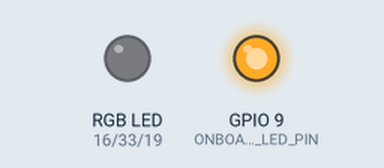
This sketch was run on a simulated ESP32. Parts: an RGB LED mixed from three pins (HIGH = lit), output pins drawn as LEDs (lit = HIGH). WiFi joins after 1.5 s; servers stay silent unless stated; uploads are accepted with an empty reply; what the sketch prints to the serial monitor is not drawn.

Above: at 0.1 s.
At 2.1 s:
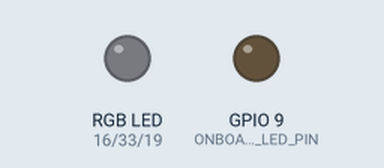
Timing chart, 0 to 3.6 s (numbered marks = the images above):
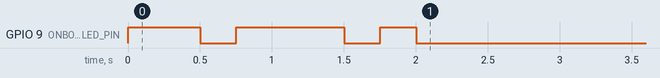

The sketch:

RGB_Color_Picker.ino
```cpp
/*
* RGBLED CONTROL-------------------
* Use RGBLED:
*  -> Control remotely
*     - Select RGB colors using sliders from the platform
* ANGAZA ELIMU - SH.PROJECT V2.0 / 023
* ----------------------------------------
*/
//----------------------------------------Support libraries and sensor parameters.
#include <WiFi.h>
#define R_channel 0
#define G_channel 1
#define B_channel 2
#include "secrets.h"
#include <HTTPClient.h>
#include <Arduino_JSON.h>
//#include <ESP32Servo.h>
#include <WiFiClientSecure.h>
#include "pin_configurations.h"
#define pwm_Frequency 5000 // pwm frequency
#define pwm_resolution 8 // 8 bit resolution
//----------------------------------------


//----------------------------------------Control variables.
const char* server_url="https://smart-home-iot.angazaelimu.com/api/rgbled_state_control";
WiFiClientSecure *client = new WiFiClientSecure;
int httpResponseCode= 0;
String httpRequestData;
String rgbled_data;
String json_data;
HTTPClient https;
String payload;
int greenValue;
int blueValue;
int redValue;
//----------------------------------------

void setup() {
  // put your setup code here, to run once:
  Serial.begin(115200);

  // led pins init and config
  ledcAttachPin(RED_PIN, R_channel);
  ledcAttachPin(GREEN_PIN, G_channel);
  ledcAttachPin(BLUE_PIN, B_channel);
  ledcSetup(R_channel, pwm_Frequency, pwm_resolution);
  ledcSetup(G_channel, pwm_Frequency, pwm_resolution);
  ledcSetup(B_channel, pwm_Frequency, pwm_resolution);

  // wifi network init
  WiFi.begin(SSID,PASSWORD);

  // pins function and states definition
  pinMode(ONBOARD_LED_PIN,OUTPUT);     //--> On Board LED port Direction output
  digitalWrite(ONBOARD_LED_PIN, HIGH); //--> Turn off Led On Board

  // initialize wifi connection
  Serial.print("Connecting.");
  while (WiFi.status() != WL_CONNECTED) {
    delay(500);
    Serial.print(".");
    //----------------------------------------Make the On Board Flashing LED on the process of connecting to the wifi router.
    digitalWrite(ONBOARD_LED_PIN, LOW);
    delay(250);
    digitalWrite(ONBOARD_LED_PIN, HIGH);
    delay(250);
    //----------------------------------------
  }
  //----------------------------------------
  digitalWrite(ONBOARD_LED_PIN, LOW); //--> Turn off the On Board LED when it is connected to the wifi router.
  //----------------------------------------If successfully connected to the wifi router, the IP Address that will be visited is displayed in the serial monitor
  Serial.println("");
  Serial.print("Successfully connected to : ");
  Serial.println(SSID);
  Serial.print("IP address: ");
  Serial.println(WiFi.localIP());
  Serial.println();
  delay(1000);

  // server initialization
  Serial.println("Server started");
  Serial.println(WiFi.localIP());
  Serial.println("");
  Serial.print("connecting...");
  delay(1000);
}

void loop() {
 if(client){
    // set secure client via root cert
    client->setCACert(root_cacert);

    //Initializing an HTTPS communication using the secure client
    Serial.print("[HTTPS] begin...\n");
    if(https.begin(*client, server_url)){

      rgbled_data= httpGETRequest(server_url);
      Serial.println(rgbled_data);

      JSONVar reading=JSON.parse(rgbled_data);

      // JSON.typeof(jsonVar) can be used to get the type of the var
      if (JSON.typeof(reading) == "undefined") {
        Serial.println("Parsing input failed!");
        return;
      }
      // decode RGBLED color parameters
      redValue=(const int)(reading["rled_slider_val"]);
      Serial.println("rled blink value"+ String(redValue));
      greenValue=(const int)(reading["gled_slider_val"]);
      Serial.println("gled blink value"+ String(greenValue));
      blueValue=(const int)(reading["bled_slider_val"]);
      Serial.println("bled blink value"+ String(blueValue));

      // invoke RGB LED lighting using platform set values
      RGB_Color(redValue,greenValue,blueValue);

    }
    else {
      Serial.printf("[HTTPS] Unable to connect\n");
    }
  }
  else {
    Serial.printf("[HTTPS] Unable to connect\n");
  }

  delay(100);

}
// RGBLED lighting control handler
 void RGB_Color(int i, int j, int k)
 {

  ledcWrite(R_channel, i);

  ledcWrite(G_channel, j);

  ledcWrite(B_channel, k);

 }

//  GET request function
String httpGETRequest(const char* serverName) {

  //Specify content-type header
  https.addHeader("Content-Type", "application/x-www-form-urlencoded");

  //----------------------------------------Prepare HTTP Request
  httpRequestData = "rgbled_toggle_API_KEY=" + String(API_KEY) + "";
  // Send POST request
  httpResponseCode = https.POST(httpRequestData);
  //----------------------------------------

  //----------------------------------------GET HTTP Request
  if (httpResponseCode > 0) {
    //initialize payload if GET data is available
    Serial.print("HTTP Response code: ");
    Serial.println(httpResponseCode);
    payload = https.getString();
  }
  else {
    //error if no GET data
    Serial.print("Error code: ");
    Serial.println(httpResponseCode);
  }
  // Free resources
  https.end();

  return payload;
  //----------------------------------------
}
```

secrets.h
```cpp
#define  SSID ""    // replace MySSID with your WiFi network name
#define PASSWORD ""  // replace MyPassword with your WiFi password
#define API_KEY ""

/*
 * server auth CA certificate key
 * ------DO NOT EDIT--------
 */
const char* root_cacert = \
"-----BEGIN CERTIFICATE-----\n" \
"MIIFazCCA1OgAwIBAgIRAIIQz7DSQONZRGPgu2OCiwAwDQYJKoZIhvcNAQELBQAw\n" \
"TzELMAkGA1UEBhMCVVMxKTAnBgNVBAoTIEludGVybmV0IFNlY3VyaXR5IFJlc2Vh\n" \
"cmNoIEdyb3VwMRUwEwYDVQQDEwxJU1JHIFJvb3QgWDEwHhcNMTUwNjA0MTEwNDM4\n" \
"WhcNMzUwNjA0MTEwNDM4WjBPMQswCQYDVQQGEwJVUzEpMCcGA1UEChMgSW50ZXJu\n" \
"ZXQgU2VjdXJpdHkgUmVzZWFyY2ggR3JvdXAxFTATBgNVBAMTDElTUkcgUm9vdCBY\n" \
"MTCCAiIwDQYJKoZIhvcNAQEBBQADggIPADCCAgoCggIBAK3oJHP0FDfzm54rVygc\n" \
"h77ct984kIxuPOZXoHj3dcKi/vVqbvYATyjb3miGbESTtrFj/RQSa78f0uoxmyF+\n" \
"0TM8ukj13Xnfs7j/EvEhmkvBioZxaUpmZmyPfjxwv60pIgbz5MDmgK7iS4+3mX6U\n" \
"A5/TR5d8mUgjU+g4rk8Kb4Mu0UlXjIB0ttov0DiNewNwIRt18jA8+o+u3dpjq+sW\n" \
"T8KOEUt+zwvo/7V3LvSye0rgTBIlDHCNAymg4VMk7BPZ7hm/ELNKjD+Jo2FR3qyH\n" \
"B5T0Y3HsLuJvW5iB4YlcNHlsdu87kGJ55tukmi8mxdAQ4Q7e2RCOFvu396j3x+UC\n" \
"B5iPNgiV5+I3lg02dZ77DnKxHZu8A/lJBdiB3QW0KtZB6awBdpUKD9jf1b0SHzUv\n" \
"KBds0pjBqAlkd25HN7rOrFleaJ1/ctaJxQZBKT5ZPt0m9STJEadao0xAH0ahmbWn\n" \
"OlFuhjuefXKnEgV4We0+UXgVCwOPjdAvBbI+e0ocS3MFEvzG6uBQE3xDk3SzynTn\n" \
"jh8BCNAw1FtxNrQHusEwMFxIt4I7mKZ9YIqioymCzLq9gwQbooMDQaHWBfEbwrbw\n" \
"qHyGO0aoSCqI3Haadr8faqU9GY/rOPNk3sgrDQoo//fb4hVC1CLQJ13hef4Y53CI\n" \
"rU7m2Ys6xt0nUW7/vGT1M0NPAgMBAAGjQjBAMA4GA1UdDwEB/wQEAwIBBjAPBgNV\n" \
"HRMBAf8EBTADAQH/MB0GA1UdDgQWBBR5tFnme7bl5AFzgAiIyBpY9umbbjANBgkq\n" \
"hkiG9w0BAQsFAAOCAgEAVR9YqbyyqFDQDLHYGmkgJykIrGF1XIpu+ILlaS/V9lZL\n" \
"ubhzEFnTIZd+50xx+7LSYK05qAvqFyFWhfFQDlnrzuBZ6brJFe+GnY+EgPbk6ZGQ\n" \
"3BebYhtF8GaV0nxvwuo77x/Py9auJ/GpsMiu/X1+mvoiBOv/2X/qkSsisRcOj/KK\n" \
"NFtY2PwByVS5uCbMiogziUwthDyC3+6WVwW6LLv3xLfHTjuCvjHIInNzktHCgKQ5\n" \
"ORAzI4JMPJ+GslWYHb4phowim57iaztXOoJwTdwJx4nLCgdNbOhdjsnvzqvHu7Ur\n" \
"TkXWStAmzOVyyghqpZXjFaH3pO3JLF+l+/+sKAIuvtd7u+Nxe5AW0wdeRlN8NwdC\n" \
"jNPElpzVmbUq4JUagEiuTDkHzsxHpFKVK7q4+63SM1N95R1NbdWhscdCb+ZAJzVc\n" \
"oyi3B43njTOQ5yOf+1CceWxG1bQVs5ZufpsMljq4Ui0/1lvh+wjChP4kqKOJ2qxq\n" \
"4RgqsahDYVvTH9w7jXbyLeiNdd8XM2w9U/t7y0Ff/9yi0GE44Za4rF2LN9d11TPA\n" \
"mRGunUHBcnWEvgJBQl9nJEiU0Zsnvgc/ubhPgXRR4Xq37Z0j4r7g1SgEEzwxA57d\n" \
"emyPxgcYxn/eR44/KJ4EBs+lVDR3veyJm+kXQ99b21/+jh5Xos1AnX5iItreGCc=\n" \
"-----END CERTIFICATE-----\n" ;
```

pin_configurations.h
```cpp
#define PUSH_BUTTON_PIN 4 //A1
#define PUSH_BUTTON_PIN 40  //D1
#define WATER_LEVEL_PIN 5 //A2
#define LDR_PIN 6 //A3
#define DHT_PIN 7 //A4
#define ONBOARD_LED_PIN 9
#define BUZZER_PIN 15 //A5
#define INA_PIN 38  //D3
#define INB_PIN 35  //D4
#define MQ2_PIN 34  //A8
#define PIR_PIN 39  //D2
#define SERVO_PIN 20 //A10

#define RED_PIN 16  //A6
#define BLUE_PIN 19  //A7
#define GREEN_PIN 33  //A9

#define I2S_SD 8  //DOUT
#define I2S_SCK 17  //LRCL
#define I2S_WS 18 //BCLK

#define I2C_SCL 2  //SCL
#define I2C_SDA 42  //SDA
```
